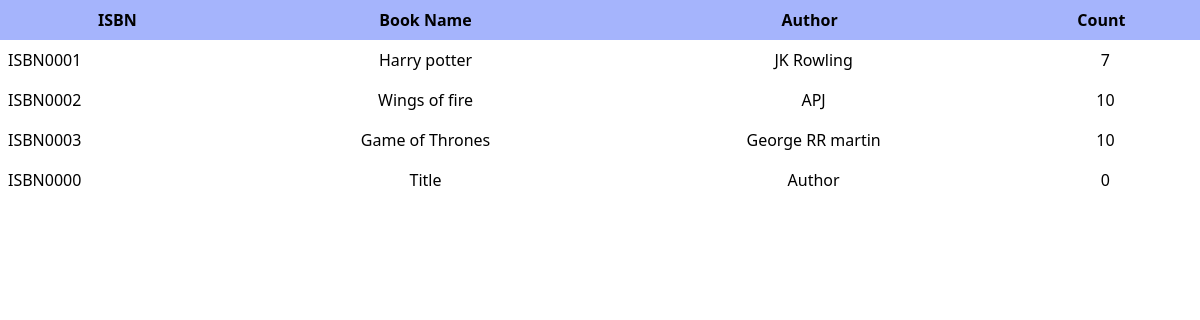
The app's page /guest/viewbooks/ with its own data.
### books/models.py (models this page shows, shortened)
class Book(models.Model):
    title = models.CharField(max_length=200,default="Title")
    isbn = models.CharField(max_length=35,default="ISBN0000")
    author = models.CharField(max_length=100,default="Author")
    av_count = models.IntegerField(default=0)

### books/views.py (the view)
# urls.py: path('guest/viewbooks/', viewbooks),
def viewbooks(request):
    books = Book.objects.all()
    return render(request, "viewbooks.html", {"books": books})

### templates/viewbooks.html (shortened to what this page needs)
<!DOCTYPE html>
<html lang="en">
<head>
    <script src="https://cdn.tailwindcss.com"></script>
</head>
<body>
    <table class="w-full">
        <tr class="w-1/2 bg-indigo-300">
            <th class="p-2">ISBN</th>
            <th class="p-2 text-center">Book Name</th>
            <th class="p-2 text-center pr-4">Author</th>
            <th class="p-2 text-center pr-4">Count</th>
        </tr>
        {% for book in books %}
        <tr class="">
            <td class="p-2">{{book.isbn}}</td>
            <td class="p-2 text-center">{{book.title}}</td>
            <td class="p-2 text-center">{{book.author}}</td>
            <td class="p-2 text-center">{{book.av_count}}</td>
        </tr>
        {% endfor %}
    </table>
</body>
</html>

### records on screen
Book: isbn "ISBN0001", title "Harry potter", author "JK Rowling", av_count "7"
Book: isbn "ISBN0002", title "Wings of fire", author "APJ", av_count "10"
Book: isbn "ISBN0003", title "Game of Thrones", author "George RR martin", av_count "10"
Book: isbn "ISBN0000", title "Title", author "Author", av_count "0"
